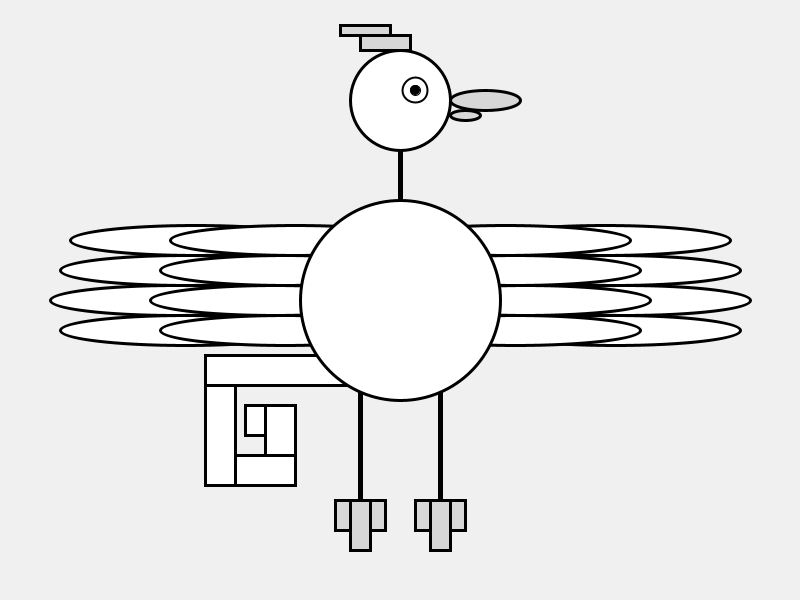
Frame 1 (no input)
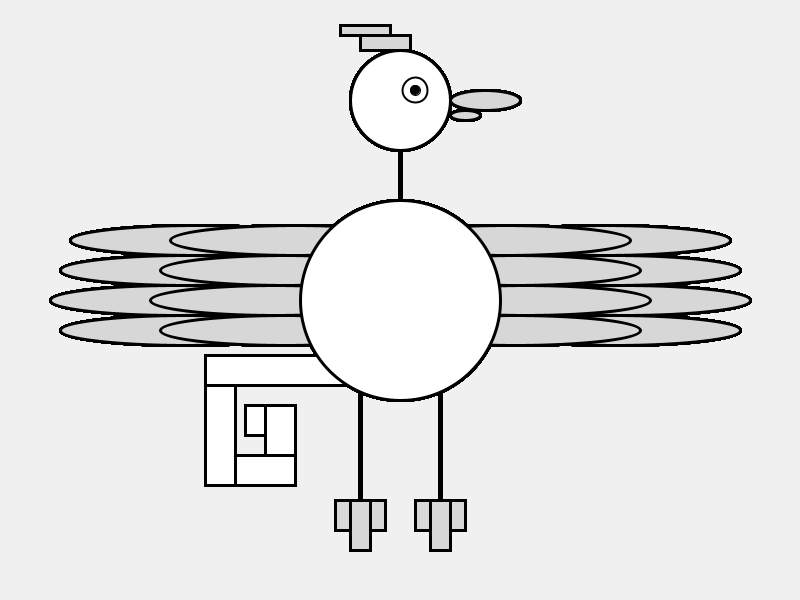
Frame 60 (the mouse pressed at the canvas centre just before this capture)
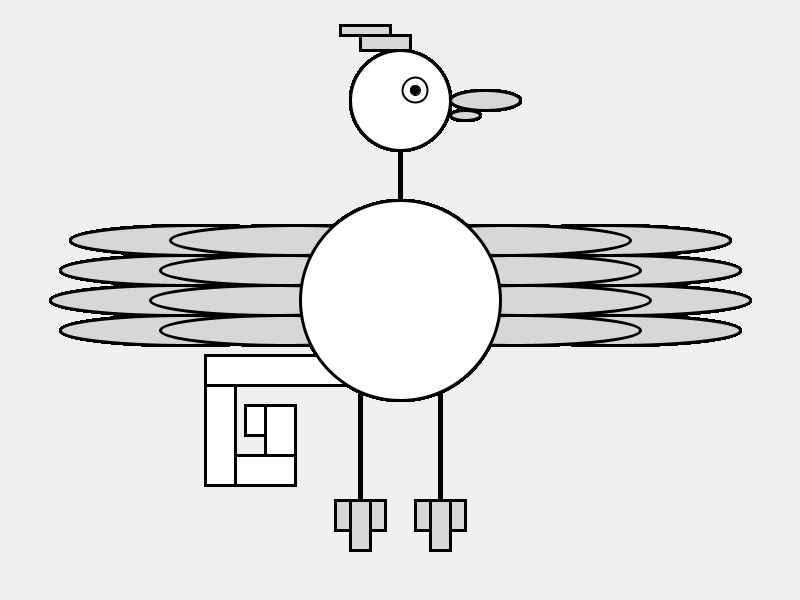
Frame 120 (the mouse held since frame 60 and released just before this capture)

The Processing sketch that drew these frames (run headless with seeded random() and noise(); from frame 60 on, the mouse is pressed at the canvas centre):

// Processing sketch: processing_51253
// ── processing_51253.pde

//Tracy Carlin
//January 28,2012
//Week 2 - Variables
//size(x,y)

void setup() {
size(800,600);
smooth();
background(240);
}

void draw() {
float heartX=400.0;
float heartY=300.0;

//desired color = red
//fill(255,0,0);

//left wings - original layer
strokeWeight(3);
ellipse(heartX-225,heartY,250,30);
ellipse(heartX-215,heartY-30,250,30);
ellipse(heartX-215,heartY+30,250,30);
ellipse(heartX-205,heartY-60,250,30);

//left wings - new layer
strokeWeight(3);
ellipse(heartX-125,heartY,250,30);
ellipse(heartX-115,heartY-30,250,30);
ellipse(heartX-115,heartY+30,250,30);
ellipse(heartX-105,heartY-60,250,30);

//each "feather" is 30 pix wide, 250 px long, 30 px apart veritcally and offset by about 10 px

strokeWeight(3);
//right wings - original layer
ellipse(heartX+225,heartY,250,30);
ellipse(heartX+215,heartY-30,250,30);
ellipse(heartX+215,heartY+30,250,30);
ellipse(heartX+205,heartY-60,250,30);

//right wings - new layer
ellipse(heartX+125,heartY,250,30);
ellipse(heartX+115,heartY-30,250,30);
ellipse(heartX+115,heartY+30,250,30);
ellipse(heartX+105,heartY-60,250,30);

//neck

strokeWeight(5);
line(heartX,heartY-100,400,100);

//legs
line(heartX-40,heartY-50,360,500);
line(heartX+40,heartY-50,440,500);

//feet - left
strokeWeight(3);
fill(215);
rect(heartX-50,heartY+200,20,50);
rect(heartX-65,heartY+200,15,30);
rect(heartX-30,heartY+200,15,30);

//feet - right
rect(heartX+30,500,20,50);
rect(heartX+15,500,15,30);
rect(heartX+50,500,15,30);

//tail
fill(255);
rect(heartX-195,heartY+55,150,30);
//plume one
rect(heartX-195,heartY+85,30,100);
//plume two
rect(heartX-165,heartY+155,60,30);
//plume 3
rect(heartX-135,heartY+105,30,50);
//final plume
rect(heartX-155,heartY+105,20,30);

//body
//desired color = red
fill(255);
//fill(255,0,0);
strokeWeight(3);
ellipse(heartX,heartY,200,200);

//crest
strokeWeight(3);
fill(215);
rect(heartX-40,heartY-265,50,15);
rect(heartX-60,heartY-275,50,10);

//head (main)
fill(255);
strokeWeight(3);
ellipse(heartX,heartY-200,100,100);

//eyeball
strokeWeight(2);
//fill(0,255,0);
//it's blue because I say so
ellipse(heartX+15,heartY-210,25,25);
//eye - pupil
strokeWeight(1);
fill(0);
ellipse(heartX+15,heartY-210,10,10);

//beak (upper)
strokeWeight(3);
fill(215);
ellipse(heartX+85,heartY-200,70,20);

//beak (lower)
ellipse(heartX+65,heartY-185,30,10);
strokeWeight(3);
}
